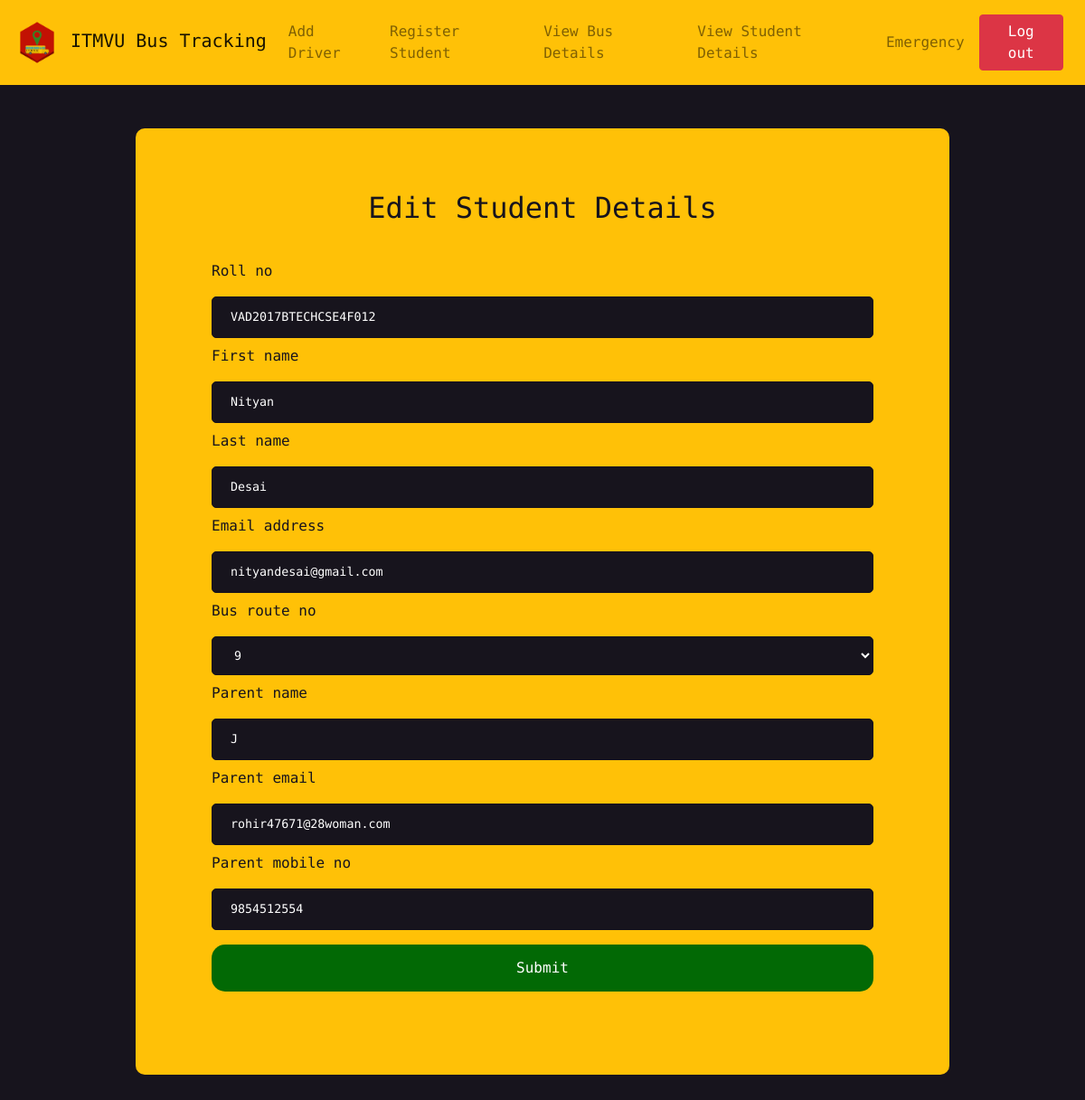
/edit_student_details/3 (signed in), run on the app's committed database.
### bus/models.py (models this page shows)
class User(AbstractUser):
    id = models.AutoField(primary_key=True)
    roll_no = models.CharField(max_length=30, null=True)
    bus_route_no = models.ForeignKey(Bus, null=True, on_delete=models.SET_NULL)
    parent_name = models.CharField(max_length=100, null=True)
    parent_mobile_no = models.BigIntegerField(null=True)
    parent_email = models.EmailField(max_length=100, null=True)

class Bus(models.Model):
    bus_route_no = models.IntegerField(primary_key = True)
    role_id = models.IntegerField(blank=True, default='1')
    driver_name = models.CharField(max_length=100)
    driver_mobile_no = models.BigIntegerField()
    username = models.CharField(max_length=103)
    password = models.CharField(max_length=100)
    lat = models.CharField(max_length=100)
    lon = models.CharField(max_length=100)
    def __str__(self):
        return '%s' % (self.bus_route_no)

### bus/views.py (the view)
# urls.py: path('edit_student_details/<str:pk>', views.edit_student_details, name='edit_student_details'),
@user_passes_test(is_admin)
def edit_student_details(request, pk):
    student = User.objects.get(pk=pk)
    form = UserUpdateForm(request.POST or None, instance=student)
    if request.method == "POST":
        if form.is_valid():
            form.save()
            messages.success(request, 'Well done! Student details were successfully updated!')
            return redirect('view_student_details')
    return render(request, 'bus/edit_student_details.html', {'form': form, 'pk':pk})

### bus/forms.py
class UserUpdateForm(ModelForm):
    class Meta:
        model = User
        fields = ['first_name', 'last_name', 'email', 'roll_no', 'bus_route_no', 'parent_name', 'parent_mobile_no', 'parent_email']

### bus/views.py (called while the page is built)
def is_admin(user):
   return user.is_superuser

### bus/templates/bus/edit_student_details.html (shortened to what this page needs)
{% extends 'bus/footer.html' %}
{% block body %}
{% load static %}
{% load widget_tweaks %}
<!doctype html>
<html lang="en">
<head>
    <link rel="stylesheet" href="https://stackpath.bootstrapcdn.com/bootstrap/4.5.2/css/bootstrap.min.css"
>
    <link rel="stylesheet" href="{% static 'bus/css/add_driver.css' %}">
</head>
<body>
    <nav class="navbar navbar-expand-lg navbar-light bg-warning">
        <a class="navbar-brand" href="#">
            <img src="{% static 'bus/images/warning-icon.png' %}" width="50" height="50" class="d-inline-block align-middle" alt=""
                loading="lazy">
            ITMVU Bus Tracking
        </a>
        <div class="collapse navbar-collapse" id="navbarSupportedContent">
            <ul class="navbar-nav mr-auto">
                <li class="nav-item">
                    <a class="nav-link" href="{% url 'add_driver' %}">Add Driver</a>
                </li>
            </ul>
        </div>
        <div class="collapse navbar-collapse" id="navbarSupportedContent">
            <ul class="navbar-nav mr-auto">
                <li class="nav-item">
                    <a class="nav-link" href="{% url 'add_student' %}">Register Student</a>
                </li>
            </ul>
        </div>
        <div class="collapse navbar-collapse" id="navbarSupportedContent">
            <ul class="navbar-nav mr-auto">
                <li class="nav-item">
                    <a class="nav-link" href="{% url 'view_bus_details' %}">View Bus Details</a>
                </li>
            </ul>
        </div>
        <div class="collapse navbar-collapse" id="navbarSupportedContent">
            <ul class="navbar-nav mr-auto">
                <li class="nav-item">
                    <a class="nav-link" href="{% url 'view_student_details' %}">View Student Details</a>
                </li>
            </ul>
        </div>
        <div class="collapse navbar-collapse" id="navbarSupportedContent">
            <ul class="navbar-nav mr-auto">
                <li class="nav-item">
                    <a class="nav-link" href="{% url 'emergency' %}">Emergency</a>
                </li>
            </ul>
        </div>
        <div class="collapse navbar-collapse" id="navbarSupportedContent">
            <ul class="navbar-nav mr-auto">
                <li class="nav-item">
                    <a class="nav-link" href="{% url 'logout' %}"><button class="btn btn-danger">Log out</button></a>
                </li>
            </ul>
        </div>
    </nav>
    <div id="div" class="container my-5">
        <h2>Edit Student Details</h2>
        <form id="form" name="myForm" method="POST">
            <br>
            <label for="rollno">{{ form.roll_no.label }}</label><br>
            {% render_field form.roll_no id="rollno" %}
            <label for="fname">{{ form.first_name.label }}</label>
            {% render_field form.first_name id="fname" %}
            <label for="lname">{{ form.last_name.label }}</label>
            {% render_field form.last_name id="lname" %}
            <label for="email">{{ form.email.label }}</label>
            {% render_field form.email id="email" %}
            <label for="bno">{{ form.bus_route_no.label }}</label>
            {% render_field form.bus_route_no id="busno" %}
            <label for="pname">{{ form.parent_name.label }}</label>
            {% render_field form.parent_name id="pname" %}
            <label for="pemail">{{ form.parent_email.label }}</label>
            {% render_field form.parent_email id="pemail" %}
            <label for="pmobile">{{ form.parent_mobile_no.label }}</label>
            {% render_field form.parent_mobile_no id="phone" %}
            <input id="submit" type="submit" class="mx-auto" value="Submit">
        </form>
    </div>
    {% endblock %}

### bus/static/bus/css/add_driver.css (style rules this page uses)
body { padding: 0; margin: 0; background-color: #17141d; color: white; font-family: 'DM Mono', monospace; }
h2 { margin: -2% 0 2% 0; text-align: center; color: #17141d; }
input[type=text], input[type=number], input[type=email], select { width: 100%; font-size: smaller; padding: 12px 20px; background-color: #17141d; color: white; margin: 8px 0; display: inline-block; border: 1px solid #15121b; border-radius: 5px; box-sizing: border-box; box-shadow: -5px -5px 20px #130f1a, 5px, 5px, 20px #0b090f; }
input[type=submit] { width: 100%; background-color: #026905; color: white; padding: 14px 20px; margin: 8px 0; border: none; cursor: pointer; border-radius: 15px; }
#div { margin: auto; margin-top: 2%; margin-bottom: 2%; width: 75%; height: auto; border-radius: 10px; background-color: #ffc107; color: #17141d; padding: 7%; box-shadow: 5px 5px 10px #b6a9a9, -5px, -5px, 10px #ffffff; }

### data on the page
User: roll_no "VAD2017BTECHCSE4F012", first_name "Nityan", last_name "Desai", email "nityandesai@gmail.com", parent_name "J", parent_email "rohir47671@28woman.com", parent_mobile_no "9854512554"
Bus: bus_route_no "9"
